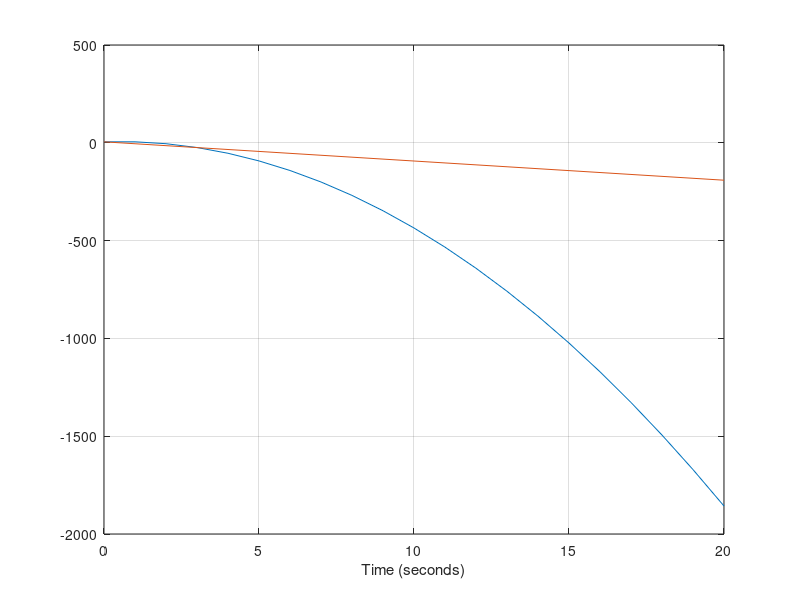

Reproduce this figure in MATLAB.
%program to plot the height & velocity of a falling ball

g = -9.81;
t = 0:1:20;

%prompt the user for the initial conditions of the ball
h0 = input('Intial height of the ball (in meters):');
v0 = input('Initial upward velocity of the ball (in meters per second):');


%calculations according to Newtonian physics
%Note 1: matrix multiplication is "a * b"; array multiplication is "a .* b" 
%Note 2: matrix addition and array addition are identical; both are "a + b"

h = 0.5 .* g .* t .^2 + v0 .* t + h0; 
v = g .* t + v0; 

%plot the height & velocity of the falling ball
plot(t,h,t,v);
xlabel('Time (seconds)');
grid on;

